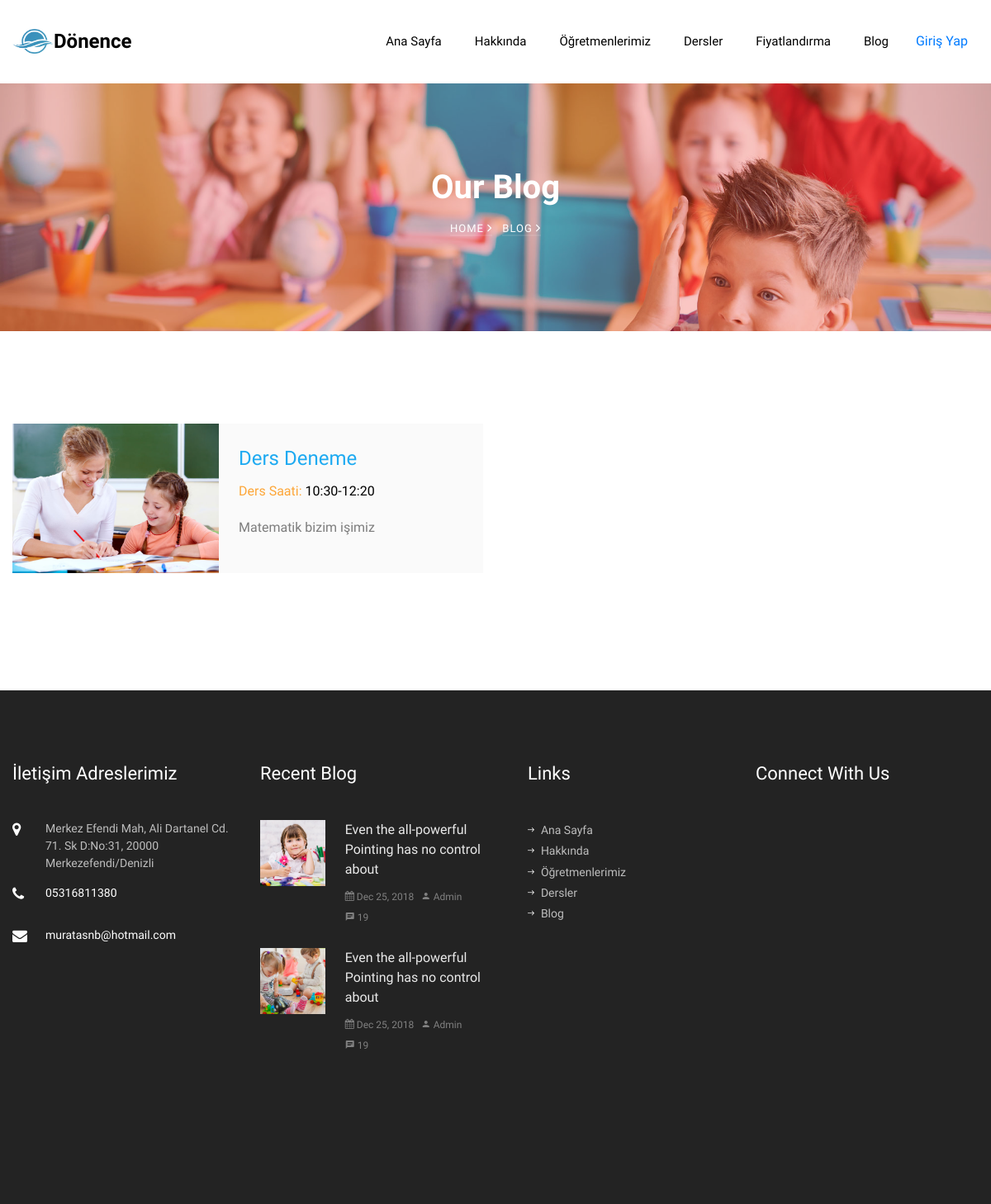
The page /Courses on the database its author committed.
### app/models.py (models this page shows, shortened)
class Course(models.Model):
    name = models.CharField(max_length=50, null=True)
    Courses_time = models.CharField(max_length=50, null=True)
    Courses_explanation = models.CharField(max_length=500, null=True)
    image = models.ImageField(upload_to='Courses')
    Status = models.BooleanField(default=False)

class footer(models.Model):
    adress = models.CharField(max_length=220, null=False)
    telephone = models.CharField(max_length=12, null=False)
    email = models.EmailField(max_length=254)
    twitter = models.URLField(max_length=254)
    facebook = models.URLField(max_length=254)
    instagram = models.URLField(max_length=254)

### app/views.py (the view)
# urls.py: path('Courses', views.Courses, name='Courses'),
def Courses(request):
    if request.method == 'POST':
        Parent = ebeveyn(ebeveynName=request.POST['ebeveynName'],studentName=request.POST['studentName'],Email=request.POST['Email'],Password=request.POST['Password'])
        Parent.save()
        return redirect('/Courses')
    else:
        foot = footer.objects.all()
        cour = Course.objects.all()
        context = { 'foot' : foot, 'cour' : cour }
        return render(request, 'courses.html', context)

### app/templates/courses.html (shortened to what this page needs)
{% extends "base.html" %}
{% block content %}
{% include "include/navbar.html" %}
{% include "include/pages.html" %}
		<section class="ftco-section">
			<div class="container">
				<div class="row">
					{% for Courses in cour %}
					<div class="col-md-6 course d-lg-flex ftco-animate">
						<div class="img" style="background-image: url('{{ Courses.image.url }}');"></div>
						<div class="text bg-light p-4">
							<h3><a href="#">{{ Courses.name }}</a></h3>
							<p class="subheading"><span>Ders Saati:</span> {{ Courses.Courses_time }}</p>
							<p>{{ Courses.Courses_explanation }}</p>
						</div>
					</div>
					{% endfor%}
				</div>
			</div>
		</section>
    {% include "include/footer.html" %}
    {% endblock content %}

### app/templates/include/footer.html (shortened to what this page needs)
    <footer class="ftco-footer ftco-bg-dark ftco-section">
      {% for footer in foot %}
      <div class="container">
        <div class="row mb-5">
          <div class="col-md-6 col-lg-3">
            <div class="ftco-footer-widget mb-5">
                <h2 class="ftco-heading-2">İletişim Adreslerimiz</h2>
                <div class="block-23 mb-3">
                  <ul>
                    <li><span class="icon icon-map-marker"></span><span class="text">{{ footer.adress }}</span></li>
                    <li><a href="#"><span class="icon icon-phone"></span><span class="text">{{ footer.telephone }}</span></a></li>
                    <li><a href="#"><span class="icon icon-envelope"></span><span class="text">{{ footer.email }}</span></a></li>
                  </ul>
                </div>
            </div>
          </div>
          <div class="col-md-6 col-lg-3">
            <div class="ftco-footer-widget mb-5">
              <h2 class="ftco-heading-2">Recent Blog</h2>
              <div class="block-21 mb-4 d-flex">
                <a class="blog-img mr-4" style="background-image: url(/static/images/image_1.jpg);"></a>
                <div class="text">
                  <h3 class="heading"><a href="#">Even the all-powerful Pointing has no control about</a></h3>
                  <div class="meta">
                    <div><a href="#"><span class="icon-calendar"></span> Dec 25, 2018</a></div>
                    <div><a href="#"><span class="icon-person"></span> Admin</a></div>
                    <div><a href="#"><span class="icon-chat"></span> 19</a></div>
                  </div>
                </div>
              </div>
              <div class="block-21 mb-5 d-flex">
                <a class="blog-img mr-4" style="background-image: url(/static/images/image_2.jpg);"></a>
                <div class="text">
                  <h3 class="heading"><a href="#">Even the all-powerful Pointing has no control about</a></h3>
                  <div class="meta">
                    <div><a href="#"><span class="icon-calendar"></span> Dec 25, 2018</a></div>
                    <div><a href="#"><span class="icon-person"></span> Admin</a></div>
                    <div><a href="#"><span class="icon-chat"></span> 19</a></div>
                  </div>
                </div>
              </div>
            </div>
          </div>
          <div class="col-md-6 col-lg-3">
            <div class="ftco-footer-widget mb-5 ml-md-4">
              <h2 class="ftco-heading-2">Links</h2>
              <ul class="list-unstyled">
                <li><a href="/"><span class="ion-ios-arrow-round-forward mr-2"></span>Ana Sayfa</a></li>
                <li><a href="about"><span class="ion-ios-arrow-round-forward mr-2"></span>Hakkında</a></li>
                <li><a href="Teacher"><span class="ion-ios-arrow-round-forward mr-2"></span>Öğretmenlerimiz</a></li>
                <li><a href="Courses"><span class="ion-ios-arrow-round-forward mr-2"></span>Dersler</a></li>
                <li><a href="Blog"><span class="ion-ios-arrow-round-forward mr-2"></span>Blog</a></li>
              </ul>
            </div>
          </div>
          <div class="col-md-6 col-lg-3">
            <div class="ftco-footer-widget mb-5">
                <h2 class="ftco-heading-2 mb-0">Connect With Us</h2>
                <ul class="ftco-footer-social list-unstyled float-md-left float-lft mt-3">
              </ul>
            </div>
          </div>
        </div>
      </div>
      {% endfor%}
      </footer>

### app/static/css/icomoon.css (style rules this page uses)
[class^="icon-"], [class*=" icon-"] { font-family: 'icomoon' !important; speak: none; font-style: normal; font-weight: normal; font-variant: normal; text-transform: none; line-height: 1; -webkit-font-smoothing: antialiased; -moz-osx-font-smoothing: grayscale; }
.icon-map-marker:before { content: "\f041"; }
.icon-calendar:before { content: "\f073"; }
.icon-phone:before { content: "\f095"; }
.icon-envelope:before { content: "\f0e0"; }
.icon-chat:before { content: "\e0b7"; }
.icon-person:before { content: "\e7fd"; }

### rows shown on the page
Course: image (picture), name "Ders Deneme", Courses_time "10:30-12:20", Courses_explanation "Matematik bizim işimiz"
footer: adress "Merkez Efendi Mah, Ali Dartanel Cd. 71. Sk D:No:31, 20000 Merkezefendi/Denizli", telephone "05316811380", email "muratasnb@hotmail.com"
